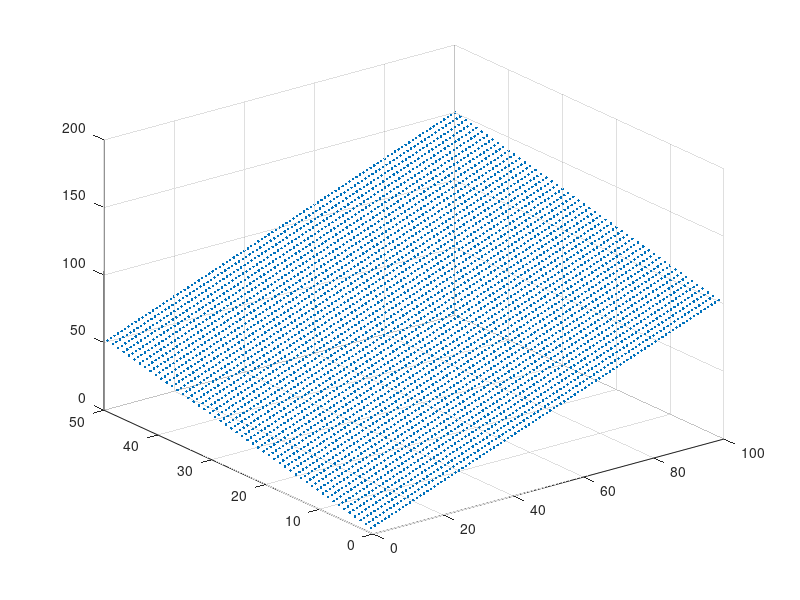
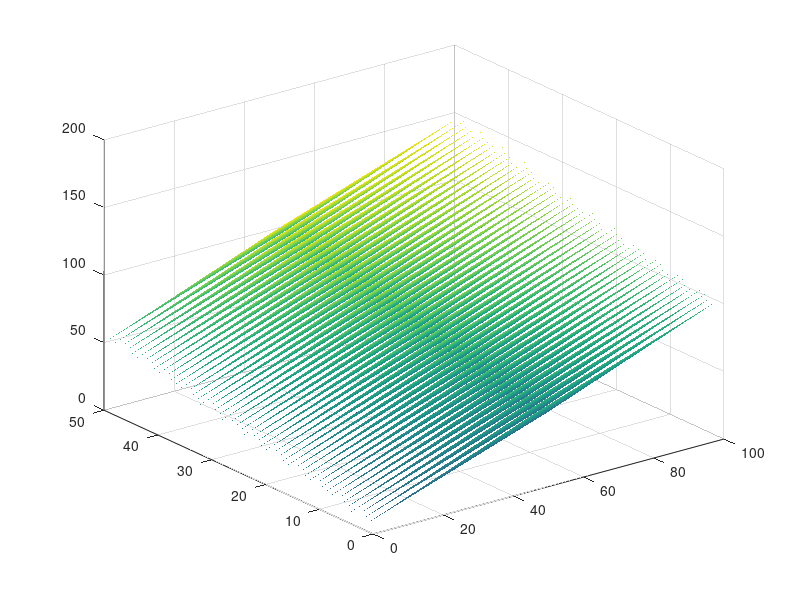

These figures' MATLAB source, in order:
xinit = (1:100)';
yinit = (1:50)';
xsz = numel(xinit);
ysz = numel(yinit);
xmesh = kron(ones(ysz,1),xinit);
ymesh = kron(yinit,ones(xsz,1));
Xmesh = reshape(xmesh,[ysz,xsz]);
Ymesh = flipud((reshape(ymesh,[ysz,xsz])));
pmesh = xmesh+ymesh;
scatter3(xmesh,ymesh,pmesh)
scatter3(xmesh,ymesh,pmesh,[],'.')
Pmesh = Xmesh+Ymesh;
figure(2)
surf(Xmesh,Ymesh,Pmesh,'edgecolor','none','facecolor','interp')
Ymesh = reshape(ymesh,[ysz,xsz]);
surf(Xmesh,Ymesh,Pmesh,'edgecolor','none','facecolor','interp')
surf(Xmesh,Ymesh,Pmesh,'edgecolor','none')
Pmesh = Xmesh+Ymesh;
surf(Xmesh,Ymesh,Pmesh,'edgecolor','none')